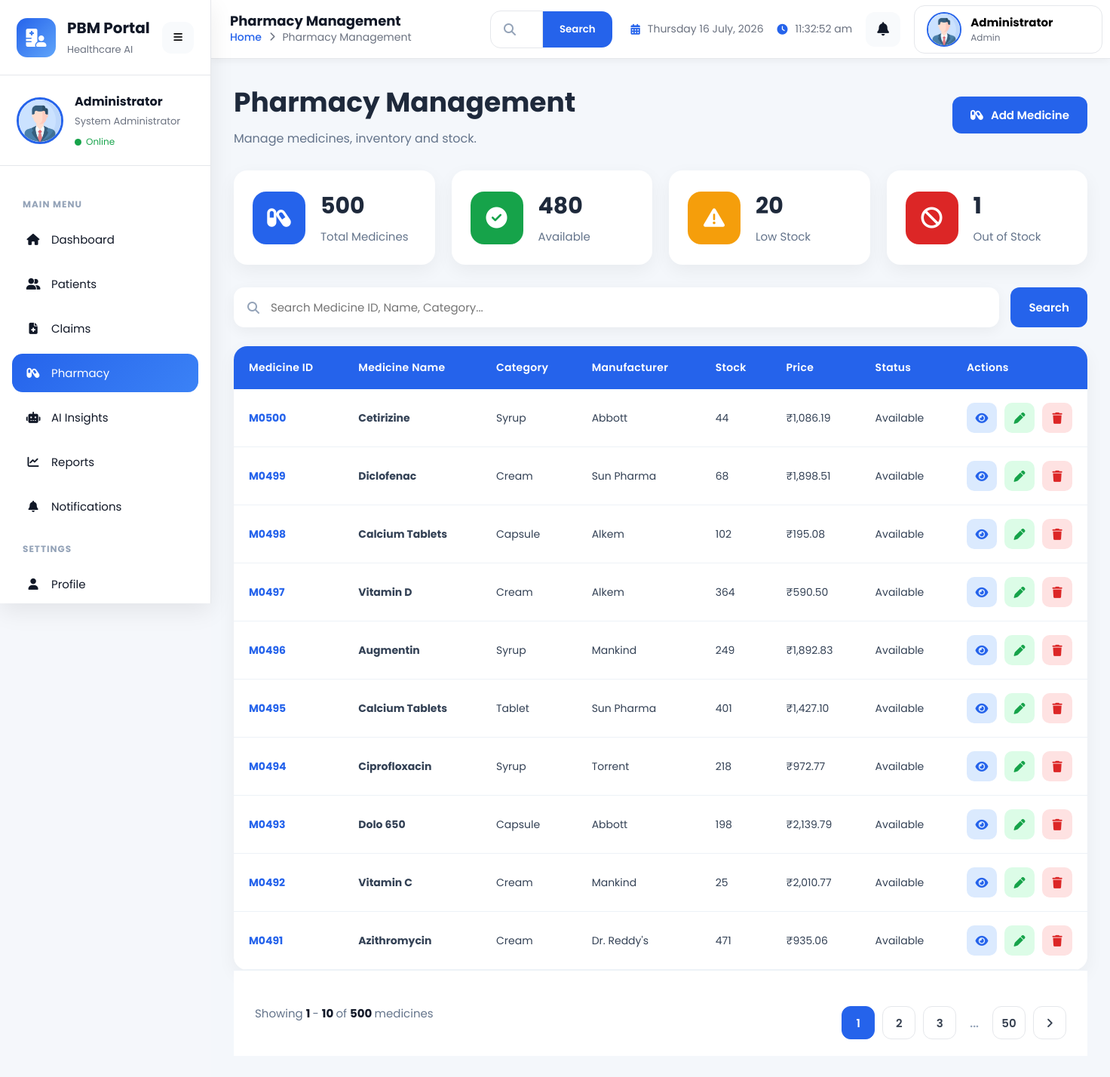
Screenshot of /pharmacy/ with the database file from the repository.
### app/models/pharmacy.py (models this page shows, shortened)
class Pharmacy(db.Model):
    __tablename__ = "pharmacy"
    id = db.Column(
        db.Integer,
        primary_key=True
    )
    medicine_id = db.Column(
        db.String(20),
        unique=True,
        nullable=False,
        index=True
    )
    medicine_name = db.Column(
        db.String(150),
        nullable=False
    )
    category = db.Column(
        db.String(100),
        nullable=False
    )
    manufacturer = db.Column(
        db.String(150),
        nullable=False
    )
    batch_number = db.Column(
        db.String(50),
        nullable=False
    )
    expiry_date = db.Column(
        db.Date,
        nullable=False
    )
    stock_quantity = db.Column(
        db.Integer,
        default=0,
        nullable=False
    )
    unit_price = db.Column(
        db.Float,
        nullable=False
    )
    supplier_name = db.Column(
        db.String(150)
    )
    status = db.Column(
        db.String(20),
        default="Available"
    )
    created_at = db.Column(
        db.DateTime,
        default=datetime.utcnow
    )
    updated_at = db.Column(
        db.DateTime,
        default=datetime.utcnow,
        onupdate=datetime.utcnow
    )
    @property
    def formatted_price(self):
        return f"₹{self.unit_price:,.2f}"

### app/routes/pharmacy.py (the view, shortened to what this page needs)
@pharmacy_bp.route("/")
def index():
    page = request.args.get(
        "page",
        1,
        type=int
    )
    search = request.args.get(
        "search",
        "",
        type=str
    ).strip()
    query = Pharmacy.query
    pharmacy = query.order_by(
        Pharmacy.id.desc()
    ).paginate(
        page=page,
        per_page=RECORDS_PER_PAGE,
        error_out=False
    )
    total_medicines = Pharmacy.query.count()
    available = Pharmacy.query.filter_by(
        status="Available"
    ).count()
    low_stock = Pharmacy.query.filter(
        Pharmacy.stock_quantity < 20
    ).count()
    out_of_stock = Pharmacy.query.filter(
        Pharmacy.stock_quantity == 0
    ).count()
    return render_template(
        "pharmacy/index.html",
        pharmacy=pharmacy,
        medicines=pharmacy.items,
        search=search,
        total_medicines=total_medicines,
        available=available,
        low_stock=low_stock,
        out_of_stock=out_of_stock
    )

### app/templates/pharmacy/index.html (shortened to what this page needs)
{% extends "dashboard_layout.html" %}
{% set page_title = "Pharmacy Management" %}
{% block extra_css %}
<link rel="stylesheet"
href="{{ url_for('static', filename='css/pharmacy.css') }}">
{% endblock %}
{% block content %}
<div class="pharmacy-page">
    <div class="page-header">
        <div>
            <h1>
                Pharmacy Management
            </h1>
            <p>
                Manage medicines, inventory and stock.
            </p>
        </div>
        <a
            href="{{ url_for('pharmacy.add') }}"
            class="btn btn-primary">
            <i class="fa-solid fa-capsules"></i>
            Add Medicine
        </a>
    </div>
    <div class="stats-grid">
        <div class="stat-card">
            <div class="stat-icon blue">
                <i class="fa-solid fa-capsules"></i>
            </div>
            <div class="stat-content">
                <h2>{{ total_medicines }}</h2>
                <span>Total Medicines</span>
            </div>
        </div>
        <div class="stat-card">
            <div class="stat-icon green">
                <i class="fa-solid fa-circle-check"></i>
            </div>
            <div class="stat-content">
                <h2>{{ available }}</h2>
                <span>Available</span>
            </div>
        </div>
        <div class="stat-card">
            <div class="stat-icon yellow">
                <i class="fa-solid fa-triangle-exclamation"></i>
            </div>
            <div class="stat-content">
                <h2>{{ low_stock }}</h2>
                <span>Low Stock</span>
            </div>
        </div>
        <div class="stat-card">
            <div class="stat-icon red">
                <i class="fa-solid fa-ban"></i>
            </div>
            <div class="stat-content">
                <h2>{{ out_of_stock }}</h2>
                <span>Out of Stock</span>
            </div>
        </div>
    </div>
    <div class="table-toolbar">
        <form
            method="GET"
            action="{{ url_for('pharmacy.index') }}"
            class="search-form">
            <div class="search-box">
                <i class="fa-solid fa-magnifying-glass"></i>
                <input
                    type="text"
                    name="search"
                    placeholder="Search Medicine ID, Name, Category..."
                    value="{{ search }}">
            </div>
            <button
                type="submit"
                class="btn btn-primary">
                Search
            </button>
        </form>
    </div>
    <div class="table-container">
        <table class="medicine-table">
            <thead>
                <tr>
                    <th>Medicine ID</th>
                    <th>Medicine Name</th>
                    <th>Category</th>
                    <th>Manufacturer</th>
                    <th>Stock</th>
                    <th>Price</th>
                    <th>Status</th>
                    <th width="180">
                        Actions
                    </th>
                </tr>
            </thead>
            <tbody>
            {% if pharmacy.items %}
                {% for medicine in pharmacy.items %}
                <tr>
                    <td>
                        <span class="medicine-id">
                            {{ medicine.medicine_id }}
                        </span>
                    </td>
                    <td>
                        <strong>
                            {{ medicine.medicine_name }}
                        </strong>
                    </td>
                    <td>
                        {{ medicine.category }}
                    </td>
                    <td>
                        {{ medicine.manufacturer }}
                    </td>
                    <td>
                        {{ medicine.stock_quantity }}
                    </td>
                    <td>
                        {{ medicine.formatted_price }}
                    </td>
                    <td>
                        {% if medicine.status=="Available" %}
                        <span>
                            Available
                        </span>
                        {% elif medicine.status=="Low Stock" %}
                        <span>
                            Low Stock
                        </span>
                        {% else %}
                        <span>
                            Out of Stock
                        </span>
                        {% endif %}
                    </td>
                    <td>
                        <div class="action-buttons">
                            <a
                                href="{{ url_for('pharmacy.details',id=medicine.id) }}"
                                class="btn-action view">
                                <i class="fa-solid fa-eye"></i>
                            </a>
                            <a
                                href="{{ url_for('pharmacy.edit',id=medicine.id) }}"
                                class="btn-action edit">
                                <i class="fa-solid fa-pen"></i>
                            </a>
                            <a
                                href="{{ url_for('pharmacy.delete',id=medicine.id) }}"
                                class="btn-action delete">
                                <i class="fa-solid fa-trash"></i>
                            </a>
                        </div>
                    </td>
                </tr>
                {% endfor %}
            {% endif %}
            </tbody>
        </table>
    </div>
    {% if pharmacy.pages > 1 %}
    <div class="table-footer">
        <div class="table-info">
            Showing
            <strong>
                {{ pharmacy.first }}
            </strong>
            -
            <strong>
                {{ pharmacy.last }}
            </strong>
            of
            <strong>
                {{ pharmacy.total }}
            </strong>
            medicines
        </div>
        <nav class="pagination">
            {% for page_num in pharmacy.iter_pages(
                left_edge=1,
                right_edge=1,
                left_current=2,
                right_current=2
            ) %}
                {% if page_num %}
                    {% if page_num == pharmacy.page %}
                        <span class="active">
                            {{ page_num }}
                        </span>
                    {% else %}
                        <a
                            href="{{ url_for(
                                'pharmacy.index',
                                page=page_num,
                                search=search
                            ) }}">
                            {{ page_num }}
                        </a>
                    {% endif %}
                {% else %}
                    <span>...</span>
                {% endif %}
            {% endfor %}
            {% if pharmacy.has_next %}
            <a
                href="{{ url_for(
                    'pharmacy.index',
                    page=pharmacy.next_num,
                    search=search
                ) }}">
                <i class="fa-solid fa-angle-right"></i>
            </a>
            {% endif %}
        </nav>
    </div>
    {% endif %}
</div>
{% endblock %}

### app/static/css/components.css (style rules this page uses)
:root { --primary:#2563eb; --primary-dark:#1d4ed8; --secondary:#64748b; --success:#16a34a; --warning:#f59e0b; --danger:#dc2626; --info:#0ea5e9; --background:#f4f7fb; --surface:#ffffff; --text:#111827; --text-light:#6b7280; --border:#e5e7eb; --shadow: 0 10px 30px rgba(0,0,0,.08); --transition:.30s ease; --radius:18px; --sidebar-width:280px; --header-height:78px; }
* { margin:0; padding:0; box-sizing:border-box; }
html { scroll-behavior:smooth; }
body { font-family:"Poppins",sans-serif; background:var(--background); color:var(--text); overflow-x:hidden; }
button { border:none; background:none; cursor:pointer; font-family:inherit; }
a { color:inherit; text-decoration:none; }
input, select, textarea { font-family:inherit; }
.btn { display:inline-flex; align-items:center; justify-content:center; gap:10px; padding:14px 24px; border-radius:12px; font-weight:600; transition:.3s; }
.btn-primary { background:var(--primary); color:#ffffff; }
.pagination { display:flex; justify-content:flex-end; align-items:center; gap:10px; margin-top:25px; }
.pagination .active { background:var(--primary); color:#ffffff; }

### app/static/css/dashboard.css (style rules this page uses)
.btn { transition:.30s; }

### rows the page displays
Pharmacy: medicine_id "M0500", medicine_name "Cetirizine", category "Syrup", manufacturer "Abbott", stock_quantity "44", formatted_price "₹1,086.19", status "Available"
Pharmacy: medicine_id "M0499", medicine_name "Diclofenac", category "Cream", manufacturer "Sun Pharma", stock_quantity "68", formatted_price "₹1,898.51", status "Available"
Pharmacy: medicine_id "M0498", medicine_name "Calcium Tablets", category "Capsule", manufacturer "Alkem", stock_quantity "102", formatted_price "₹195.08", status "Available"
Pharmacy: medicine_id "M0497", medicine_name "Vitamin D", category "Cream", manufacturer "Alkem", stock_quantity "364", formatted_price "₹590.50", status "Available"
Pharmacy: medicine_id "M0496", medicine_name "Augmentin", category "Syrup", manufacturer "Mankind", stock_quantity "249", formatted_price "₹1,892.83", status "Available"
Pharmacy: medicine_id "M0495", medicine_name "Calcium Tablets", category "Tablet", manufacturer "Sun Pharma", stock_quantity "401", formatted_price "₹1,427.10", status "Available"
Pharmacy: medicine_id "M0494", medicine_name "Ciprofloxacin", category "Syrup", manufacturer "Torrent", stock_quantity "218", formatted_price "₹972.77", status "Available"
Pharmacy: medicine_id "M0493", medicine_name "Dolo 650", category "Capsule", manufacturer "Abbott", stock_quantity "198", formatted_price "₹2,139.79", status "Available"
Pharmacy: medicine_id "M0492", medicine_name "Vitamin C", category "Cream", manufacturer "Mankind", stock_quantity "25", formatted_price "₹2,010.77", status "Available"
Pharmacy: medicine_id "M0491", medicine_name "Azithromycin", category "Cream", manufacturer "Dr. Reddy's", stock_quantity "471", formatted_price "₹935.06", status "Available"

### other values shown
{{ page_title|default("Dashboard") }} "Pharmacy Management"
{{ total_medicines }} "500"
{{ available }} "480"
{{ low_stock }} "20"
{{ out_of_stock }} "1"
{{ pharmacy.first }} "1"
{{ pharmacy.last }} "10"
{{ pharmacy.total }} "500"
{{ page_num }} "1"
{{ page_num }} "2" "3" "50"
